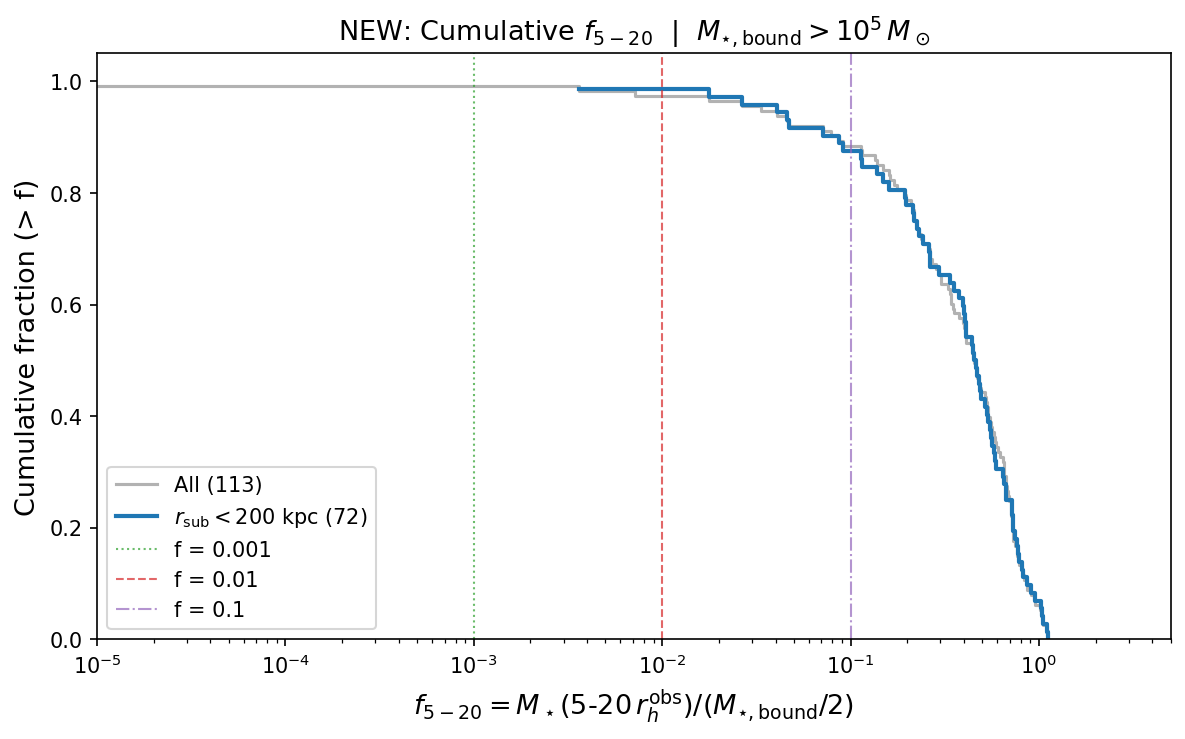

Source code (Python):
#!/usr/bin/env python3
"""
Cumulative distribution of debris fraction f_5_20 from simulations.
NEW: r_half from mass-size relation, f = M_star(5-20 rh) / (m_star_bound / 2).
"""

import numpy as np
import matplotlib.pyplot as plt

OUTDIR = '/Users/tingli/Dropbox/claude_research/spec-s5-dwarf'

sats = np.load(f'{OUTDIR}/sat_arrs_ting_new.npy')

# Mass cut: M_star_bound > 1e5
mass_cut = sats[:, 2] > 1e5
sats = sats[mass_cut]
print(f"Mass cut M_bound > 1e5: {mass_cut.sum()}/{len(mass_cut)} systems")

f_star_bound = sats[:, 0]
m_star_bound = sats[:, 2]
r_sub_kpc = sats[:, 13]
m_star_lt5 = sats[:, 10]
m_star_lt20 = sats[:, 12]

# NEW fraction: M_star(5-20 rh) / (m_star_bound / 2)
f_5_20 = (m_star_lt20 - m_star_lt5) / (m_star_bound / 2.0)

# Cut: r_sub < 200 kpc
mask = r_sub_kpc < 200
print(f'Total: {len(sats)}, r_sub < 200 kpc: {mask.sum()}')
print(f'f_5_20 (r_sub<200): median={np.median(f_5_20[mask]):.4f}, '
      f'mean={np.mean(f_5_20[mask]):.4f}')

f_cut = f_5_20[mask]
f_all = f_5_20

fig, ax = plt.subplots(figsize=(8, 5))

# Cumulative fraction (fraction of satellites with f_5_20 > x)
f_sorted_all = np.sort(f_all)
f_sorted_cut = np.sort(f_cut)
cdf_all = 1.0 - np.arange(1, len(f_sorted_all)+1) / len(f_sorted_all)
cdf_cut = 1.0 - np.arange(1, len(f_sorted_cut)+1) / len(f_sorted_cut)

ax.step(f_sorted_all, cdf_all, where='post', color='grey', lw=1.5, alpha=0.6,
        label=f'All ({len(f_all)})')
ax.step(f_sorted_cut, cdf_cut, where='post', color='C0', lw=2,
        label=r'$r_{\rm sub} < 200$ kpc (' + str(len(f_cut)) + ')')

# Reference f lines
for fv, fc, ls in zip([0.001, 0.01, 0.1], ['C2', 'C3', 'C4'], [':', '--', '-.']):
    ax.axvline(fv, color=fc, ls=ls, alpha=0.7, lw=1, label=f'f = {fv}')

ax.set_xscale('log')
ax.set_xlabel(r'$f_{5-20} = M_\star(5$-$20\,r_h^{\rm obs}) / (M_{\star,\mathrm{bound}}/2)$', fontsize=13)
ax.set_ylabel('Cumulative fraction (> f)', fontsize=13)
ax.set_xlim(1e-5, 5)
ax.set_ylim(0, 1.05)
ax.legend(fontsize=10)
ax.set_title(r'NEW: Cumulative $f_{5-20}$  |  $M_{\star,\mathrm{bound}} > 10^5\,M_\odot$', fontsize=13)
fig.tight_layout()
fig.savefig(f'{OUTDIR}/sim_f520_cumulative_new.png', dpi=150, bbox_inches='tight')
print('Saved sim_f520_cumulative_new.png')
